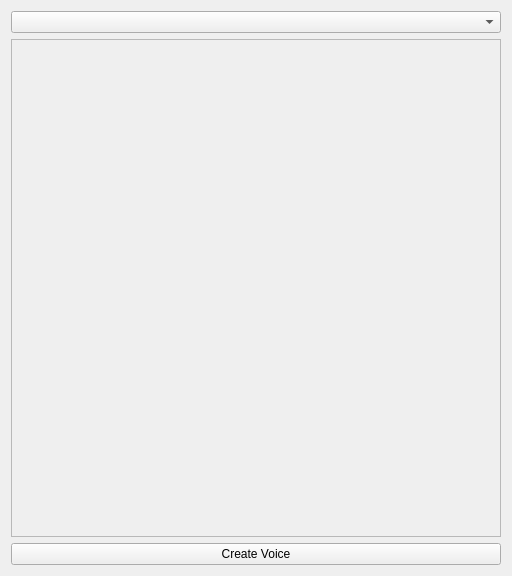
<?xml version="1.0" encoding="UTF-8"?>
<ui version="4.0">
 <class>voice_settings</class>
 <widget class="QWidget" name="voice_settings">
  <property name="geometry">
   <rect>
    <x>0</x>
    <y>0</y>
    <width>512</width>
    <height>576</height>
   </rect>
  </property>
  <property name="windowTitle">
   <string>Voice Settings</string>
  </property>
  <layout class="QVBoxLayout" name="verticalLayout">
   <item>
    <widget class="QComboBox" name="voice"/>
   </item>
   <item>
    <widget class="QScrollArea" name="voice_scroll_area">
     <property name="widgetResizable">
      <bool>true</bool>
     </property>
     <widget class="QWidget" name="voice_scroll_area_contents">
      <property name="geometry">
       <rect>
        <x>0</x>
        <y>0</y>
        <width>492</width>
        <height>492</height>
       </rect>
      </property>
      <layout class="QVBoxLayout" name="voice_list_layout"/>
     </widget>
    </widget>
   </item>
   <item>
    <widget class="QPushButton" name="create_voice_button">
     <property name="text">
      <string>Create Voice</string>
     </property>
    </widget>
   </item>
  </layout>
 </widget>
 <resources/>
 <connections/>
</ui>
